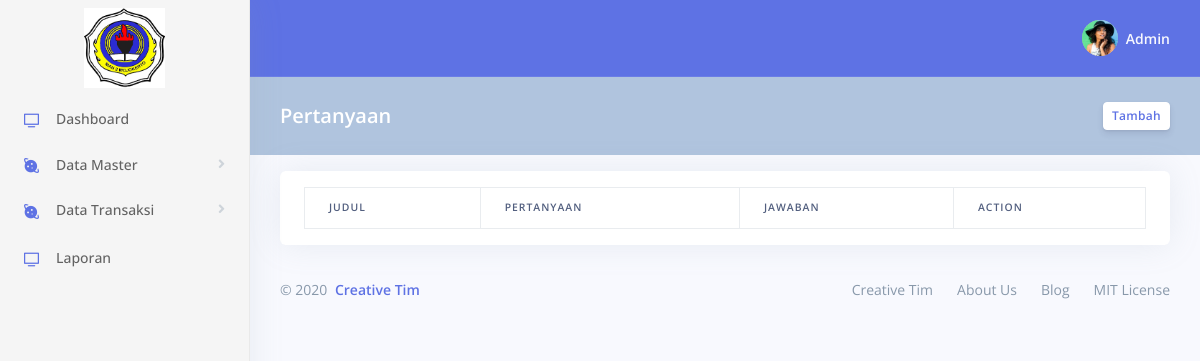
Page /admin/MPertanyaan.php on the earlier database version.
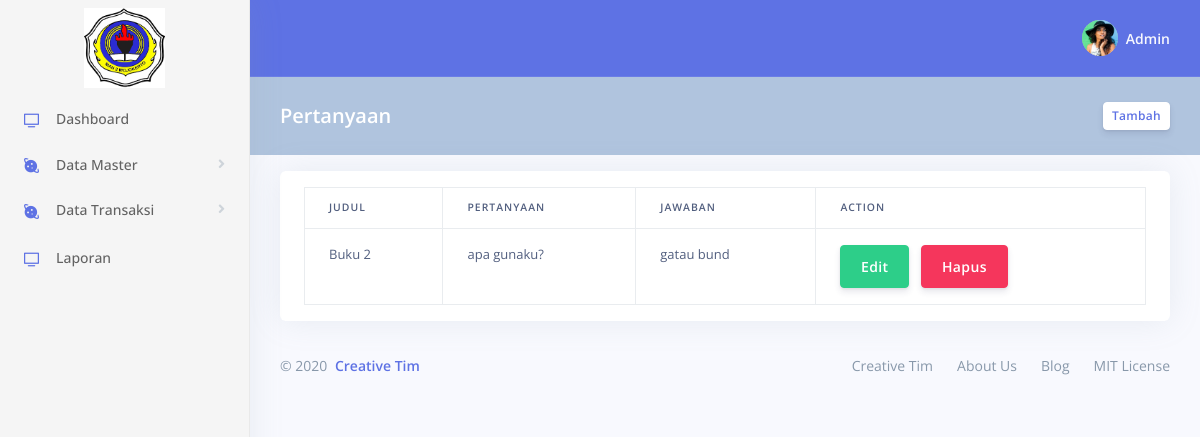
Same page on the later database version.
### tables this page shows
CREATE TABLE `pertanyaan` (
  `id_pertanyaan` varchar(10) NOT NULL,
  `id_koleksi` varchar(10) NOT NULL,
  `pertanyaan` varchar(1000) NOT NULL,
  `jawaban` varchar(1000) NOT NULL,
  PRIMARY KEY (`id_pertanyaan`),
  KEY `id_koleksi` (`id_koleksi`) USING BTREE
);

CREATE TABLE `koleksi` (
  `id_koleksi` varchar(10) NOT NULL,
  `id_kategori` varchar(10) NOT NULL,
  `judul` varchar(100) NOT NULL,
  `nama_pengarang` varchar(100) NOT NULL,
  `penerbit` varchar(100) NOT NULL,
  `tahun_terbit` date NOT NULL,
  `cover` varchar(100) DEFAULT NULL,
  `file` varchar(100) DEFAULT NULL,
  PRIMARY KEY (`id_koleksi`),
  KEY `id_kategori` (`id_kategori`),
  CONSTRAINT `koleksi_ibfk_1` FOREIGN KEY (`id_kategori`) REFERENCES `kategori` (`id_kategori`)
);

### admin/MPertanyaan.php (the view, shortened to what this page needs)
<!DOCTYPE html>
<html>
<head>
<?php include "css-script.php"; ?>
</head>
<body>
	<?php include "sidebar.php"; ?>
	<div class="main-content" id="panel">
		<?php include "navbar.php"; ?>
		<div class="header bg-primary" style="background-color: #B0C4DE !important">
			<div class="container-fluid">
				<div class="header-body">
					<div class="row align-items-center py-4">
						<div class="col-lg-6 col-7">
							<h6 class="h2 text-white d-inline-block mb-0">Pertanyaan</h6>
						</div>
						<div class="col-lg-6 col-5 text-right">
							<a href="#" class="btn btn-sm btn-neutral" data-toggle="modal"
								data-target="#ModalTambah">Tambah</a>
						</div>
					</div>
				</div>
			</div>
		</div>
		<div class="container-fluid mt-3">
			<div class="row">
				<div class="col-xl-12 col-md-12">
					<div class="card card-stats">
						<div class="card-body table-responsive">
							<table id="myTable" class="table table-bordered">
								<thead>
									<tr>
										<th>Judul</th>
										<th>Pertanyaan</th>
										<th>Jawaban</th>
										<th>Action</th>
									</tr>
								</thead>
								<tbody>
									<?php
									$query = mysqli_query($conn, "SELECT * FROM pertanyaan p join koleksi k ON p.id_koleksi = k.id_koleksi");
									while ($row = mysqli_fetch_array($query)) {
									?>
									<tr>
										<td><?php echo $row['judul'] ?></td>
										<td><?php echo $row['pertanyaan'] ?></td>
										<td><?php echo $row['jawaban'] ?></td>
										<td>
											<button class="btn btn-success btnEdit" data-toggle="modal"
												data-target="#ModalEdit"
												data-id="<?php echo $row['id_pertanyaan'] ?>">Edit</button>
											<button class="btn btn-danger btnHapus" data-toggle="modal" data-target="#ModalHapus" data-id="<?php echo $row['id_pertanyaan'] ?>">Hapus</button>
										</td>
									</tr>
									<?php } ?>
									</tbody>
								</table>
							</div>
						</div>
					</div>
				</div>
			<?php include "footer.php"; ?>
		</div>
	</div>
</body>
</html>

Differences in the rows shown:
added pertanyaan: id_koleksi.judul "Buku 2", pertanyaan "apa gunaku?", jawaban "gatau bund"
